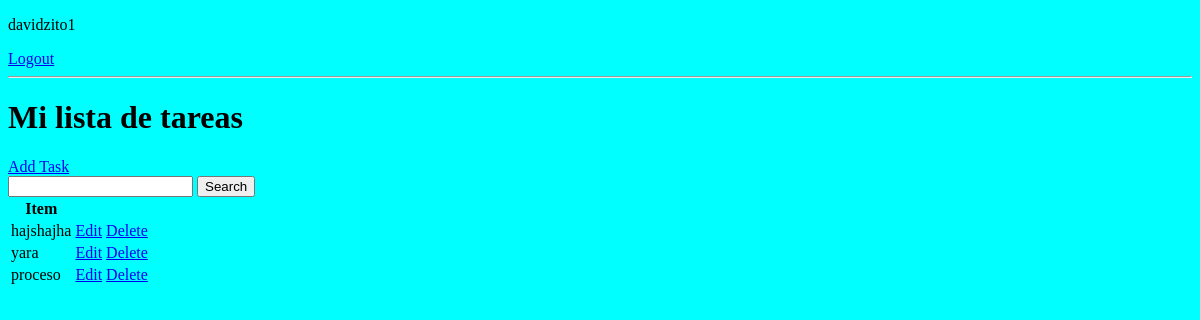
/ (signed in), run on an earlier commit of the app's database.
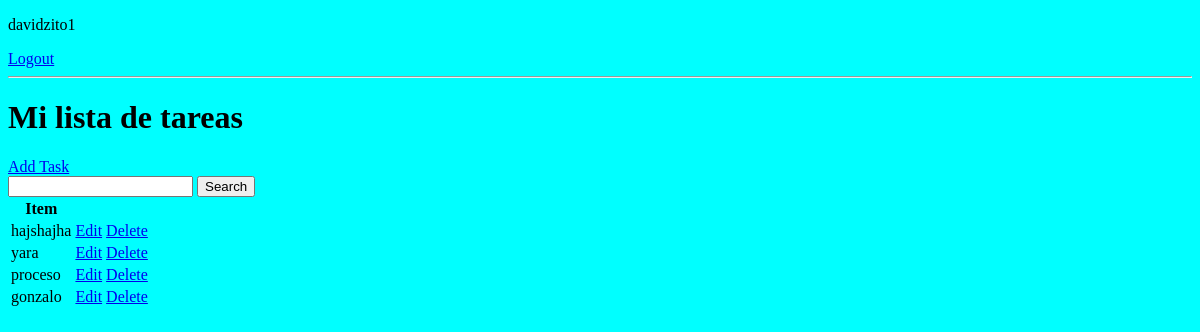
And on a later commit of the database.
### base/models.py (models this page shows, shortened)
class Task(models.Model):
    user = models.ForeignKey(User, on_delete=models.CASCADE, null=True, blank=True)
    title = models.CharField(max_length=200)
    description = models.TextField( null=True, blank=True)
    complete = models.BooleanField(default=False)
    create = models.DateTimeField(auto_now_add=True)
    class Meta:
        ordering = ['complete']

### base/views.py (the view)
# urls.py: path('', TaskList.as_view(), name='tasks'),
class TaskList(LoginRequiredMixin, ListView):
    model = Task
    context_object_name = 'tasks'
    def get_context_data(self, **kwargs):
        context = super().get_context_data(**kwargs)
        context['tasks'] = context['tasks'].filter(user=self.request.user)
        context['count'] = context['tasks'].filter(complete=False).count()
        search_input = self.request.GET.get('search-area') or ''
        if search_input:
            context['tasks'] = context['tasks'].filter(
                title__startswith=search_input)
        context['search_input'] = search_input
        return context

### base/templates/base/task_list.html
{% extends 'base/main.html' %}
{% block content %}
{% if request.user.is_authenticated %}
<p>{{request.user}}</p>
<a href="{% url 'logout' %}">Logout</a>
{% else %}
<a href ="{% url 'login' %}">Login</a>
{% endif %}
<hr>
<h1> Mi lista de tareas{{color}}</h1>
<a href="{% url 'task-create' %}">Add Task</a>
<form method="GET">
    <input type="text" name='search-area' value="{{search_input}}">
    <input type="submit" value='Search'>
</form>
<table>
    <tr>
        <th>Item</th>
        <th></th>
        <th></th>
    </tr>
    {% for task in tasks %}
    <tr>
        <td>{{task.title}}</td>
        <td> <a href="{% url 'task-update' task.id %}">Edit</a> </td>
        <td> <a href="{% url 'task-delete' task.id %}">Delete</a> </td>
    </tr>
    {% empty %}
    <h3>No items in list</h3>
    {% endfor %}
</table>
{% endblock content %}

### base/templates/base/main.html (shortened to what this page needs)
<!DOCTYPE html>
<html lang="en">
<head>
</head>
<body>
    <div class="container">
        {% block content %}
        {% endblock content %}
    </div>
</body>
</html>

### base/templates/base/main.html (style rules this page uses)
body { background-color: aqua; }

What changed in the data, as far as the page shows it:
added Task: title "gonzalo"
